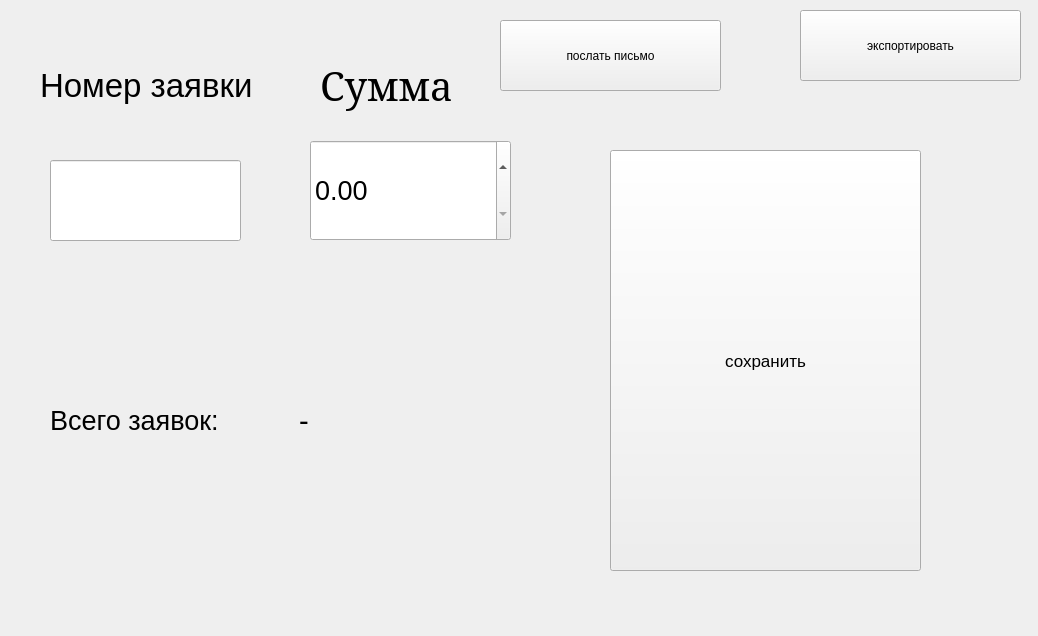
<?xml version="1.0" encoding="UTF-8"?>
<ui version="4.0">
 <class>main_form</class>
 <widget class="QWidget" name="main_form">
  <property name="geometry">
   <rect>
    <x>0</x>
    <y>0</y>
    <width>1038</width>
    <height>636</height>
   </rect>
  </property>
  <property name="windowTitle">
   <string>База с заявками v0.01</string>
  </property>
  <widget class="QPushButton" name="pushButton_save">
   <property name="geometry">
    <rect>
     <x>610</x>
     <y>150</y>
     <width>311</width>
     <height>421</height>
    </rect>
   </property>
   <property name="font">
    <font>
     <pointsize>13</pointsize>
    </font>
   </property>
   <property name="text">
    <string>сохранить</string>
   </property>
  </widget>
  <widget class="QPushButton" name="pushButton_export">
   <property name="geometry">
    <rect>
     <x>800</x>
     <y>10</y>
     <width>221</width>
     <height>71</height>
    </rect>
   </property>
   <property name="text">
    <string>экспортировать</string>
   </property>
  </widget>
  <widget class="QLineEdit" name="lineEdit_number">
   <property name="geometry">
    <rect>
     <x>50</x>
     <y>160</y>
     <width>191</width>
     <height>81</height>
    </rect>
   </property>
   <property name="font">
    <font>
     <pointsize>15</pointsize>
    </font>
   </property>
   <property name="text">
    <string/>
   </property>
  </widget>
  <widget class="QLabel" name="label">
   <property name="geometry">
    <rect>
     <x>40</x>
     <y>50</y>
     <width>241</width>
     <height>71</height>
    </rect>
   </property>
   <property name="font">
    <font>
     <pointsize>25</pointsize>
    </font>
   </property>
   <property name="text">
    <string>Номер заявки</string>
   </property>
  </widget>
  <widget class="QDoubleSpinBox" name="doubleSpinBox_price">
   <property name="geometry">
    <rect>
     <x>310</x>
     <y>140</y>
     <width>201</width>
     <height>101</height>
    </rect>
   </property>
   <property name="font">
    <font>
     <pointsize>20</pointsize>
    </font>
   </property>
  </widget>
  <widget class="QLabel" name="label_2">
   <property name="geometry">
    <rect>
     <x>320</x>
     <y>50</y>
     <width>191</width>
     <height>71</height>
    </rect>
   </property>
   <property name="font">
    <font>
     <family>MS Serif</family>
     <pointsize>30</pointsize>
    </font>
   </property>
   <property name="text">
    <string>Сумма</string>
   </property>
  </widget>
  <widget class="QWidget" name="horizontalLayoutWidget">
   <property name="geometry">
    <rect>
     <x>50</x>
     <y>330</y>
     <width>491</width>
     <height>181</height>
    </rect>
   </property>
   <layout class="QHBoxLayout" name="horizontalLayout">
    <item>
     <widget class="QLabel" name="label_4">
      <property name="font">
       <font>
        <pointsize>20</pointsize>
       </font>
      </property>
      <property name="text">
       <string>Всего заявок:</string>
      </property>
     </widget>
    </item>
    <item>
     <widget class="QLabel" name="label_total_count">
      <property name="font">
       <font>
        <pointsize>22</pointsize>
       </font>
      </property>
      <property name="text">
       <string>-</string>
      </property>
     </widget>
    </item>
   </layout>
  </widget>
  <widget class="QPushButton" name="pushButton_send_mail">
   <property name="geometry">
    <rect>
     <x>500</x>
     <y>20</y>
     <width>221</width>
     <height>71</height>
    </rect>
   </property>
   <property name="text">
    <string>послать письмо</string>
   </property>
  </widget>
 </widget>
 <resources/>
 <connections/>
</ui>
